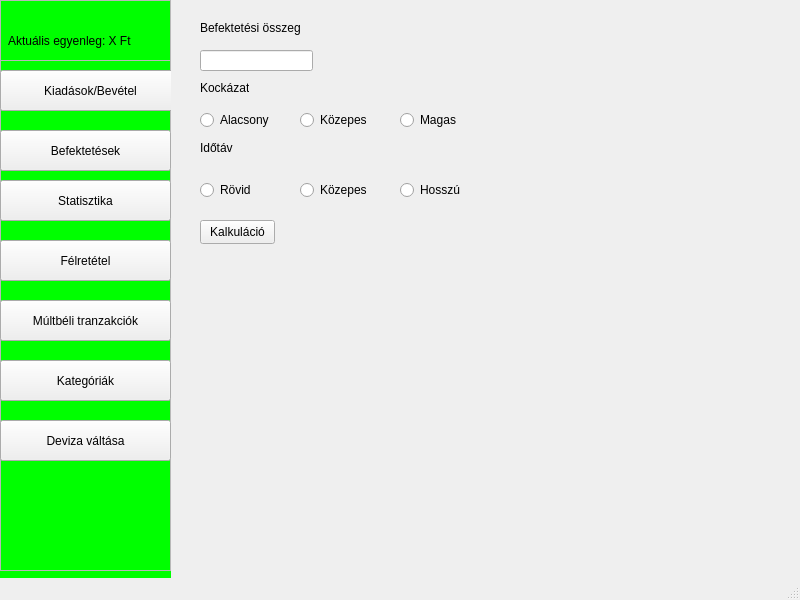
<?xml version="1.0" encoding="UTF-8"?>
<ui version="4.0">
 <class>MainWindow</class>
 <widget class="QMainWindow" name="MainWindow">
  <property name="geometry">
   <rect>
    <x>0</x>
    <y>0</y>
    <width>800</width>
    <height>600</height>
   </rect>
  </property>
  <property name="windowTitle">
   <string>MainWindow</string>
  </property>
  <widget class="QWidget" name="centralwidget">
   <property name="styleSheet">
    <string notr="true">#BalMenu{
	background-color:#00FF00;
}</string>
   </property>
   <widget class="QWidget" name="BalMenu" native="true">
    <property name="geometry">
     <rect>
      <x>0</x>
      <y>0</y>
      <width>171</width>
      <height>611</height>
     </rect>
    </property>
    <widget class="QFrame" name="frame">
     <property name="geometry">
      <rect>
       <x>0</x>
       <y>0</y>
       <width>171</width>
       <height>81</height>
      </rect>
     </property>
     <property name="frameShape">
      <enum>QFrame::Shape::StyledPanel</enum>
     </property>
     <property name="frameShadow">
      <enum>QFrame::Shadow::Raised</enum>
     </property>
     <widget class="QLabel" name="label">
      <property name="geometry">
       <rect>
        <x>8</x>
        <y>15</y>
        <width>151</width>
        <height>51</height>
       </rect>
      </property>
      <property name="text">
       <string>Aktuális egyenleg: X Ft</string>
      </property>
     </widget>
    </widget>
    <widget class="QFrame" name="frame_2">
     <property name="geometry">
      <rect>
       <x>0</x>
       <y>60</y>
       <width>171</width>
       <height>511</height>
      </rect>
     </property>
     <property name="frameShape">
      <enum>QFrame::Shape::StyledPanel</enum>
     </property>
     <property name="frameShadow">
      <enum>QFrame::Shadow::Raised</enum>
     </property>
     <widget class="QPushButton" name="pushButton">
      <property name="geometry">
       <rect>
        <x>0</x>
        <y>10</y>
        <width>181</width>
        <height>41</height>
       </rect>
      </property>
      <property name="text">
       <string>Kiadások/Bevétel</string>
      </property>
     </widget>
     <widget class="QPushButton" name="pushButton_2">
      <property name="geometry">
       <rect>
        <x>0</x>
        <y>70</y>
        <width>171</width>
        <height>41</height>
       </rect>
      </property>
      <property name="text">
       <string>Befektetések</string>
      </property>
     </widget>
     <widget class="QPushButton" name="pushButton_3">
      <property name="geometry">
       <rect>
        <x>0</x>
        <y>120</y>
        <width>171</width>
        <height>41</height>
       </rect>
      </property>
      <property name="text">
       <string>Statisztika</string>
      </property>
     </widget>
     <widget class="QPushButton" name="pushButton_4">
      <property name="geometry">
       <rect>
        <x>0</x>
        <y>180</y>
        <width>171</width>
        <height>41</height>
       </rect>
      </property>
      <property name="text">
       <string>Félretétel</string>
      </property>
     </widget>
     <widget class="QPushButton" name="pushButton_5">
      <property name="geometry">
       <rect>
        <x>0</x>
        <y>240</y>
        <width>171</width>
        <height>41</height>
       </rect>
      </property>
      <property name="text">
       <string>Múltbéli tranzakciók</string>
      </property>
     </widget>
     <widget class="QPushButton" name="pushButton_6">
      <property name="geometry">
       <rect>
        <x>0</x>
        <y>300</y>
        <width>171</width>
        <height>41</height>
       </rect>
      </property>
      <property name="text">
       <string>Kategóriák</string>
      </property>
     </widget>
     <widget class="QPushButton" name="pushButton_7">
      <property name="geometry">
       <rect>
        <x>0</x>
        <y>360</y>
        <width>171</width>
        <height>41</height>
       </rect>
      </property>
      <property name="text">
       <string>Deviza váltása</string>
      </property>
     </widget>
    </widget>
   </widget>
   <widget class="QWidget" name="MainOldal" native="true">
    <property name="geometry">
     <rect>
      <x>170</x>
      <y>0</y>
      <width>631</width>
      <height>581</height>
     </rect>
    </property>
    <widget class="QStackedWidget" name="stackedWidget">
     <property name="geometry">
      <rect>
       <x>10</x>
       <y>10</y>
       <width>621</width>
       <height>561</height>
      </rect>
     </property>
     <property name="currentIndex">
      <number>1</number>
     </property>
     <widget class="QWidget" name="KiadasBevetel">
      <widget class="QTabWidget" name="tabWidget">
       <property name="enabled">
        <bool>true</bool>
       </property>
       <property name="geometry">
        <rect>
         <x>0</x>
         <y>0</y>
         <width>621</width>
         <height>561</height>
        </rect>
       </property>
       <property name="currentIndex">
        <number>0</number>
       </property>
       <widget class="QWidget" name="tab">
        <attribute name="title">
         <string>Egyszeri</string>
        </attribute>
        <widget class="QPushButton" name="EgyszeriKesz">
         <property name="geometry">
          <rect>
           <x>20</x>
           <y>250</y>
           <width>75</width>
           <height>24</height>
          </rect>
         </property>
         <property name="text">
          <string>Kész</string>
         </property>
        </widget>
        <widget class="QLineEdit" name="EgyszeriOsszeg">
         <property name="geometry">
          <rect>
           <x>10</x>
           <y>40</y>
           <width>113</width>
           <height>21</height>
          </rect>
         </property>
        </widget>
        <widget class="QLineEdit" name="EgyszeriPartner">
         <property name="geometry">
          <rect>
           <x>10</x>
           <y>100</y>
           <width>113</width>
           <height>21</height>
          </rect>
         </property>
        </widget>
        <widget class="QComboBox" name="EgyszeriKategoria">
         <property name="geometry">
          <rect>
           <x>20</x>
           <y>170</y>
           <width>68</width>
           <height>22</height>
          </rect>
         </property>
        </widget>
        <widget class="QLabel" name="label_2">
         <property name="geometry">
          <rect>
           <x>20</x>
           <y>10</y>
           <width>131</width>
           <height>16</height>
          </rect>
         </property>
         <property name="text">
          <string>Mekkora összeg?</string>
         </property>
        </widget>
        <widget class="QLabel" name="label_3">
         <property name="geometry">
          <rect>
           <x>20</x>
           <y>70</y>
           <width>111</width>
           <height>16</height>
          </rect>
         </property>
         <property name="text">
          <string>Kinek/kitől érkezik?</string>
         </property>
        </widget>
        <widget class="QLabel" name="label_4">
         <property name="geometry">
          <rect>
           <x>20</x>
           <y>140</y>
           <width>101</width>
           <height>16</height>
          </rect>
         </property>
         <property name="text">
          <string>Milyen kategória?</string>
         </property>
        </widget>
        <widget class="QRadioButton" name="EgyszeriBevetel">
         <property name="geometry">
          <rect>
           <x>10</x>
           <y>210</y>
           <width>89</width>
           <height>20</height>
          </rect>
         </property>
         <property name="text">
          <string>Bevétel</string>
         </property>
        </widget>
        <widget class="QRadioButton" name="EgyszeriKiadas">
         <property name="geometry">
          <rect>
           <x>110</x>
           <y>210</y>
           <width>89</width>
           <height>20</height>
          </rect>
         </property>
         <property name="text">
          <string>Kiadás</string>
         </property>
        </widget>
       </widget>
       <widget class="QWidget" name="tab_2">
        <attribute name="title">
         <string>Rendszeres</string>
        </attribute>
        <widget class="QLabel" name="label_5">
         <property name="geometry">
          <rect>
           <x>10</x>
           <y>20</y>
           <width>131</width>
           <height>16</height>
          </rect>
         </property>
         <property name="text">
          <string>Mekkora összeg?</string>
         </property>
        </widget>
        <widget class="QLineEdit" name="RenszeresOsszeg">
         <property name="geometry">
          <rect>
           <x>10</x>
           <y>40</y>
           <width>113</width>
           <height>21</height>
          </rect>
         </property>
        </widget>
        <widget class="QLabel" name="label_7">
         <property name="geometry">
          <rect>
           <x>10</x>
           <y>80</y>
           <width>111</width>
           <height>16</height>
          </rect>
         </property>
         <property name="text">
          <string>Kinek/kitől érkezik?</string>
         </property>
        </widget>
        <widget class="QLineEdit" name="RendszeresPartner">
         <property name="geometry">
          <rect>
           <x>10</x>
           <y>120</y>
           <width>113</width>
           <height>21</height>
          </rect>
         </property>
        </widget>
        <widget class="QLabel" name="label_8">
         <property name="geometry">
          <rect>
           <x>10</x>
           <y>170</y>
           <width>101</width>
           <height>16</height>
          </rect>
         </property>
         <property name="text">
          <string>Milyen kategória?</string>
         </property>
        </widget>
        <widget class="QComboBox" name="RendszeresKategoria">
         <property name="geometry">
          <rect>
           <x>20</x>
           <y>200</y>
           <width>68</width>
           <height>22</height>
          </rect>
         </property>
        </widget>
        <widget class="QPushButton" name="RendszeresKesz">
         <property name="geometry">
          <rect>
           <x>20</x>
           <y>290</y>
           <width>75</width>
           <height>24</height>
          </rect>
         </property>
         <property name="text">
          <string>Kész</string>
         </property>
        </widget>
        <widget class="QRadioButton" name="RendszeresBevetel">
         <property name="geometry">
          <rect>
           <x>20</x>
           <y>250</y>
           <width>89</width>
           <height>20</height>
          </rect>
         </property>
         <property name="text">
          <string>Bevétel</string>
         </property>
        </widget>
        <widget class="QRadioButton" name="RendszeresKiadas">
         <property name="geometry">
          <rect>
           <x>120</x>
           <y>250</y>
           <width>89</width>
           <height>20</height>
          </rect>
         </property>
         <property name="text">
          <string>Kiadás</string>
         </property>
        </widget>
        <widget class="QDateEdit" name="dateEdit">
         <property name="geometry">
          <rect>
           <x>150</x>
           <y>200</y>
           <width>110</width>
           <height>22</height>
          </rect>
         </property>
        </widget>
        <widget class="QLabel" name="label_17">
         <property name="geometry">
          <rect>
           <x>140</x>
           <y>170</y>
           <width>141</width>
           <height>16</height>
          </rect>
         </property>
         <property name="text">
          <string>Mikor lesz az első ualás?</string>
         </property>
        </widget>
        <widget class="QComboBox" name="RendszeresValasztas">
         <property name="geometry">
          <rect>
           <x>20</x>
           <y>380</y>
           <width>68</width>
           <height>22</height>
          </rect>
         </property>
        </widget>
        <widget class="QLabel" name="label_18">
         <property name="geometry">
          <rect>
           <x>20</x>
           <y>340</y>
           <width>151</width>
           <height>16</height>
          </rect>
         </property>
         <property name="text">
          <string>Melyiket szeretnéd törölni?</string>
         </property>
        </widget>
        <widget class="QPushButton" name="RendszeresTorles">
         <property name="geometry">
          <rect>
           <x>20</x>
           <y>420</y>
           <width>75</width>
           <height>24</height>
          </rect>
         </property>
         <property name="text">
          <string>Törlés</string>
         </property>
        </widget>
       </widget>
      </widget>
     </widget>
     <widget class="QWidget" name="Befektetesek">
      <widget class="QLineEdit" name="BefektetesekOsszeg">
       <property name="geometry">
        <rect>
         <x>20</x>
         <y>40</y>
         <width>113</width>
         <height>21</height>
        </rect>
       </property>
      </widget>
      <widget class="QLabel" name="label_6">
       <property name="geometry">
        <rect>
         <x>20</x>
         <y>10</y>
         <width>111</width>
         <height>16</height>
        </rect>
       </property>
       <property name="text">
        <string>Befektetési összeg</string>
       </property>
      </widget>
      <widget class="QLabel" name="label_9">
       <property name="geometry">
        <rect>
         <x>20</x>
         <y>70</y>
         <width>49</width>
         <height>16</height>
        </rect>
       </property>
       <property name="text">
        <string>Kockázat</string>
       </property>
      </widget>
      <widget class="QRadioButton" name="BefektetesekAlacsony">
       <property name="geometry">
        <rect>
         <x>20</x>
         <y>100</y>
         <width>89</width>
         <height>20</height>
        </rect>
       </property>
       <property name="text">
        <string>Alacsony</string>
       </property>
      </widget>
      <widget class="QRadioButton" name="BefektetesekKozepes">
       <property name="geometry">
        <rect>
         <x>120</x>
         <y>100</y>
         <width>89</width>
         <height>20</height>
        </rect>
       </property>
       <property name="text">
        <string>Közepes</string>
       </property>
      </widget>
      <widget class="QRadioButton" name="BefektetesekMagas">
       <property name="geometry">
        <rect>
         <x>220</x>
         <y>100</y>
         <width>89</width>
         <height>20</height>
        </rect>
       </property>
       <property name="text">
        <string>Magas</string>
       </property>
      </widget>
      <widget class="QRadioButton" name="BefektetesekRovid">
       <property name="geometry">
        <rect>
         <x>20</x>
         <y>170</y>
         <width>89</width>
         <height>20</height>
        </rect>
       </property>
       <property name="text">
        <string>Rövid</string>
       </property>
      </widget>
      <widget class="QRadioButton" name="BefektetesekKozepes2">
       <property name="geometry">
        <rect>
         <x>120</x>
         <y>170</y>
         <width>89</width>
         <height>20</height>
        </rect>
       </property>
       <property name="text">
        <string>Közepes</string>
       </property>
      </widget>
      <widget class="QRadioButton" name="BefektetesekHosszu">
       <property name="geometry">
        <rect>
         <x>220</x>
         <y>170</y>
         <width>89</width>
         <height>20</height>
        </rect>
       </property>
       <property name="text">
        <string>Hosszú</string>
       </property>
      </widget>
      <widget class="QLabel" name="label_10">
       <property name="geometry">
        <rect>
         <x>20</x>
         <y>130</y>
         <width>49</width>
         <height>16</height>
        </rect>
       </property>
       <property name="text">
        <string>Időtáv</string>
       </property>
      </widget>
      <widget class="QPushButton" name="BefektetesekKesz">
       <property name="geometry">
        <rect>
         <x>20</x>
         <y>210</y>
         <width>75</width>
         <height>24</height>
        </rect>
       </property>
       <property name="text">
        <string>Kalkuláció</string>
       </property>
      </widget>
     </widget>
     <widget class="QWidget" name="Statisztika"/>
     <widget class="QWidget" name="Felretetel">
      <widget class="QPushButton" name="FelretetelKesz">
       <property name="geometry">
        <rect>
         <x>0</x>
         <y>70</y>
         <width>75</width>
         <height>24</height>
        </rect>
       </property>
       <property name="text">
        <string>Felvétéel</string>
       </property>
      </widget>
      <widget class="QLabel" name="label_12">
       <property name="geometry">
        <rect>
         <x>10</x>
         <y>10</y>
         <width>49</width>
         <height>16</height>
        </rect>
       </property>
       <property name="text">
        <string>Összeg:</string>
       </property>
      </widget>
      <widget class="QLineEdit" name="FelretetelOsszeg">
       <property name="geometry">
        <rect>
         <x>0</x>
         <y>30</y>
         <width>113</width>
         <height>21</height>
        </rect>
       </property>
      </widget>
      <widget class="QComboBox" name="FelretetelKategoria">
       <property name="geometry">
        <rect>
         <x>10</x>
         <y>110</y>
         <width>68</width>
         <height>22</height>
        </rect>
       </property>
      </widget>
      <widget class="QPushButton" name="FelretetelTorles">
       <property name="geometry">
        <rect>
         <x>10</x>
         <y>150</y>
         <width>101</width>
         <height>24</height>
        </rect>
       </property>
       <property name="text">
        <string>Félretétel törlése</string>
       </property>
      </widget>
     </widget>
     <widget class="QWidget" name="MultbeliTranzakciok">
      <widget class="QTableView" name="MultbeliOutput">
       <property name="geometry">
        <rect>
         <x>25</x>
         <y>111</y>
         <width>581</width>
         <height>441</height>
        </rect>
       </property>
      </widget>
      <widget class="QPushButton" name="MultbeliKesz">
       <property name="geometry">
        <rect>
         <x>520</x>
         <y>70</y>
         <width>91</width>
         <height>24</height>
        </rect>
       </property>
       <property name="text">
        <string>Keresés</string>
       </property>
      </widget>
      <widget class="QComboBox" name="MultbeliKategoria">
       <property name="geometry">
        <rect>
         <x>10</x>
         <y>60</y>
         <width>68</width>
         <height>22</height>
        </rect>
       </property>
      </widget>
      <widget class="QLabel" name="label_13">
       <property name="geometry">
        <rect>
         <x>10</x>
         <y>20</y>
         <width>61</width>
         <height>16</height>
        </rect>
       </property>
       <property name="text">
        <string>Kategória</string>
       </property>
      </widget>
      <widget class="QTimeEdit" name="MultbeliIdo">
       <property name="geometry">
        <rect>
         <x>130</x>
         <y>60</y>
         <width>118</width>
         <height>22</height>
        </rect>
       </property>
      </widget>
      <widget class="QLabel" name="label_14">
       <property name="geometry">
        <rect>
         <x>130</x>
         <y>20</y>
         <width>49</width>
         <height>16</height>
        </rect>
       </property>
       <property name="text">
        <string>Idő</string>
       </property>
      </widget>
      <widget class="QLabel" name="label_15">
       <property name="geometry">
        <rect>
         <x>300</x>
         <y>10</y>
         <width>49</width>
         <height>16</height>
        </rect>
       </property>
       <property name="text">
        <string>Ár szerint</string>
       </property>
      </widget>
      <widget class="QLineEdit" name="MultbeliOsszeg">
       <property name="geometry">
        <rect>
         <x>300</x>
         <y>50</y>
         <width>113</width>
         <height>21</height>
        </rect>
       </property>
      </widget>
     </widget>
     <widget class="QWidget" name="Kategoriak">
      <widget class="QLineEdit" name="KategoriaKategoria">
       <property name="geometry">
        <rect>
         <x>20</x>
         <y>40</y>
         <width>113</width>
         <height>21</height>
        </rect>
       </property>
      </widget>
      <widget class="QLabel" name="label_16">
       <property name="geometry">
        <rect>
         <x>20</x>
         <y>10</y>
         <width>91</width>
         <height>16</height>
        </rect>
       </property>
       <property name="text">
        <string>Kategória neve</string>
       </property>
      </widget>
      <widget class="QPushButton" name="KategoriaKesz">
       <property name="geometry">
        <rect>
         <x>30</x>
         <y>80</y>
         <width>75</width>
         <height>24</height>
        </rect>
       </property>
       <property name="text">
        <string>Hozzáadás</string>
       </property>
      </widget>
      <widget class="QComboBox" name="KategoriaValaszt">
       <property name="geometry">
        <rect>
         <x>420</x>
         <y>20</y>
         <width>68</width>
         <height>22</height>
        </rect>
       </property>
      </widget>
      <widget class="QPushButton" name="KategoriaTorles">
       <property name="geometry">
        <rect>
         <x>400</x>
         <y>70</y>
         <width>121</width>
         <height>24</height>
        </rect>
       </property>
       <property name="text">
        <string>Kategória törlése</string>
       </property>
      </widget>
     </widget>
     <widget class="QWidget" name="DevizaValtasa">
      <widget class="QLabel" name="label_11">
       <property name="geometry">
        <rect>
         <x>20</x>
         <y>10</y>
         <width>49</width>
         <height>16</height>
        </rect>
       </property>
       <property name="text">
        <string>Összeg:</string>
       </property>
      </widget>
      <widget class="QLineEdit" name="DevizaOsszeg">
       <property name="geometry">
        <rect>
         <x>20</x>
         <y>40</y>
         <width>113</width>
         <height>21</height>
        </rect>
       </property>
      </widget>
      <widget class="QComboBox" name="DevizaMibol">
       <property name="geometry">
        <rect>
         <x>200</x>
         <y>10</y>
         <width>68</width>
         <height>22</height>
        </rect>
       </property>
      </widget>
      <widget class="QComboBox" name="DevizaMibe">
       <property name="geometry">
        <rect>
         <x>200</x>
         <y>40</y>
         <width>68</width>
         <height>22</height>
        </rect>
       </property>
      </widget>
      <widget class="QLabel" name="DevizaKimenet">
       <property name="geometry">
        <rect>
         <x>200</x>
         <y>80</y>
         <width>49</width>
         <height>16</height>
        </rect>
       </property>
       <property name="text">
        <string>TextLabel</string>
       </property>
      </widget>
      <widget class="QPushButton" name="DevizaKesz">
       <property name="geometry">
        <rect>
         <x>20</x>
         <y>80</y>
         <width>75</width>
         <height>24</height>
        </rect>
       </property>
       <property name="text">
        <string>Futtatás</string>
       </property>
      </widget>
     </widget>
    </widget>
   </widget>
  </widget>
  <widget class="QStatusBar" name="statusBar"/>
 </widget>
 <resources/>
 <connections/>
</ui>
